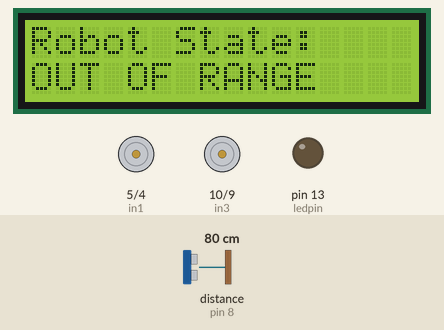
Simulated run of this sketch. Board: Arduino Uno, built with avr-gcc and run on an emulated ATmega328P. On the bench: 16×2 character LCD, motor-driver pin pairs drawn as motors (green arrow = first pin HIGH = forward, orange = second pin HIGH = backward, longer = more drive, scaled by the enable pin), output pins drawn as LEDs (lit = HIGH). Wiring (inferred from the names in the program): ultrasonic range finder: trigger pin 7; echo pin 8. The test bench sets the inputs (shaded band); at power-on: distance to the obstacle (sensor on pin 8) 80 cm. The echo pulse lasts 58.3 µs per cm; pins used as bus, display or sensor lines are not drawn; what the sketch prints to the serial monitor is not drawn.

Above: at 1.3 s.
1.4 s: distance to the obstacle (sensor on pin 8) set to 50 cm
4.4 s: distance to the obstacle (sensor on pin 8) set to 41 cm
At 5.2 s:
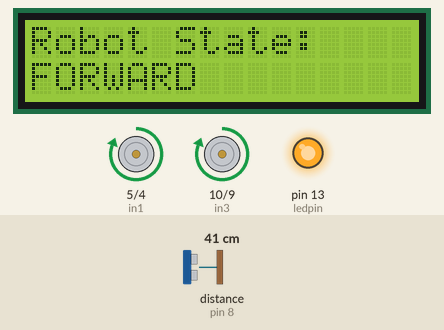
5.9 s: distance to the obstacle (sensor on pin 8) set to 34 cm
8.9 s: distance to the obstacle (sensor on pin 8) set to 28 cm
At 10.1 s:
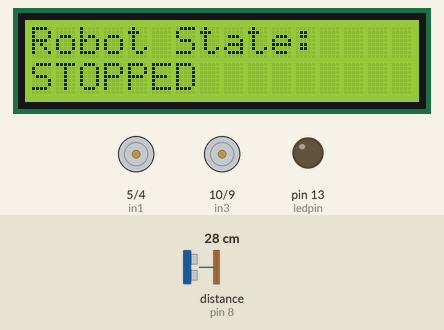
10.4 s: distance to the obstacle (sensor on pin 8) set to 19 cm
13.4 s: distance to the obstacle (sensor on pin 8) set to 14 cm
At 14.4 s:
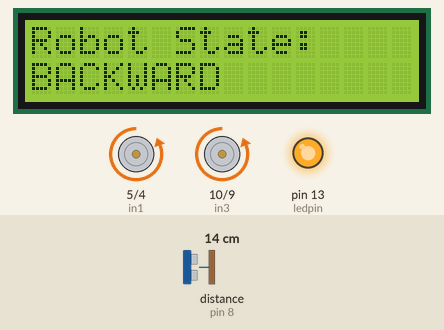
Timing chart, 0 to 15.9 s (numbered marks = the images above; inputs shaded):
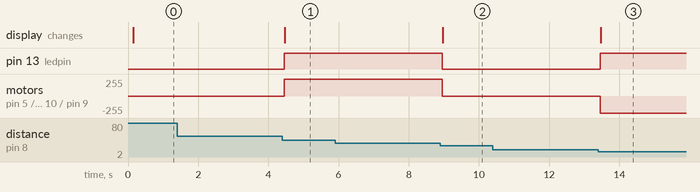

Measured:
- the behaviour switches between 47 and 46 cm on distance to the obstacle (sensor on pin 8) (found by bisection; images 0 and 1)
- the behaviour switches between 32 and 31 cm on distance to the obstacle (sensor on pin 8) (found by bisection; images 1 and 2)
- the behaviour switches between 17 and 16 cm on distance to the obstacle (sensor on pin 8) (found by bisection; images 2 and 3)
- after the input at 1.4 s, every drawn part: stays the same
- after the input at 4.4 s, pin 13 (ledpin): LOW → HIGH after 0.05 s; motor on pin 5 (in1) / pin 4 (in2), motor on pin 10 (in3) / pin 9 (in4): stopped → forward 255/255 after 0.05 s; the display: changes after 0.07 s (image 1)
- after the input at 5.9 s, every drawn part: stays the same
- after the input at 8.9 s, pin 13 (ledpin): HIGH → LOW after 0.06 s; motor on pin 5 (in1) / pin 4 (in2), motor on pin 10 (in3) / pin 9 (in4): forward 255/255 → stopped after 0.06 s; the display: changes after 0.08 s (image 2)
- after the input at 10.4 s, every drawn part: stays the same
- after the input at 13.4 s, pin 13 (ledpin): LOW → HIGH after 0.05 s; motor on pin 5 (in1) / pin 4 (in2), motor on pin 10 (in3) / pin 9 (in4): stopped → backward 255/255 after 0.05 s; the display: changes after 0.07 s (image 3)

The sketch:

Robotic_Behavio.ino
```cpp
// ---------------------------------------------------------------- //
// Arduino Origami Bot
// Created by USF Department of Engineering
// Using Arduino IDE 1.8.19
// Tested Oct. 4
// ---------------------------------------------------------------- //

#include <LiquidCrystal_I2C.h> // liquid crystal library
#include <Wire.h>
#include<stdlib.h>

LiquidCrystal_I2C lcd(0x27, 16, 2); // specifices how to refrence the LCD and it's characteristics


// define varibales

char array1[] = "Robot State:    ";
char array2[] = "STOPPED         ";
char array3[] = "BACKWARD        ";
char array4[] = "FORWARD         ";
char array5[] = "OUT OF RANGE    ";

int echoPin = 8; // attach pin D8 to pin Echo of HC-SR04
int trigPin = 7; // attach pin D7 to pin Trig of HC-SR04
int in1 = 5; // variable names for the L298N
int in2 = 4; // variable names for the L298N
int in3 = 10; // variable names for the L298N
int in4 = 9; // variable names for the +L298N
int ena = 3;
int enb = 11;

int LCDprev = 99; // helps to update the LCD state tracks previous
int LCDcurr = 100; // helps to update the LCD state tracks current

int ledpin = 13; //specify the LED pin to pin 13

int distance; // distance measurement

#define accuracy 5

int distances[accuracy];

int getDistanceNow(){
  digitalWrite (trigPin, LOW);//starts trig pin low
  delayMicroseconds (2); //waits for hardware to respond
  digitalWrite (trigPin, HIGH); //makes trig pin high
  delayMicroseconds (10) ; //continues high trig pin state for 10 microseconds
  digitalWrite (trigPin, LOW); //after 10 microseconds trig pin is brought low
  long duration = pulseIn (echoPin, HIGH); //reads echo as it receives the pulse and stores duration
  int dist = duration * 0.034 / 2; // Converts the time of flight to distance to object

  // Displays the distance on the serial Monitor
  return dist;
}

int compare (const void * a, const void * b)
{
  return ( *(int*)a - *(int*)b );
}

//yes I know remaking an ordered array can get costly but frankly it doesn't matter right now so no point in micro optimizing
int getDistance(){

  for(int i = 0; i < accuracy-1; i++){
    distances[i] = distances[i+1];
  }
  distances[accuracy - 1] = getDistanceNow();

  int orderedDistances[accuracy];

  for(int i = 0; i < accuracy; i++){
    orderedDistances[i] = distances[i];
  }
  qsort(orderedDistances, accuracy, sizeof(int), compare);
  Serial.print ("Distance: ");
  Serial.print (orderedDistances[accuracy/2]);
  Serial.println(" cm");
  return orderedDistances[accuracy/2];
}

void setup() {
  lcd.init(); // initializes LCD
  lcd.backlight(); // turn on backlight

  pinMode (trigPin, OUTPUT) ; // sonar digital pin mode for trig
  pinMode (echoPin, INPUT); // sonar digital pin mode for echo

  pinMode (in1, OUTPUT); // all L298N digital pins are outputs
  pinMode (in2, OUTPUT); // all L298N digital pins are outputs
  pinMode (in3, OUTPUT); // all L298N digital pins are outputs
  pinMode (in4, OUTPUT); // all L298N digital pins are outputs
  pinMode (ledpin, OUTPUT) ; // configure LCD pin as an output
  pinMode(ena, OUTPUT);
  pinMode(enb, OUTPUT);
  analogWrite(ena, 255); //ENA pin
  analogWrite(enb , 255); //ENB pin

  Serial.begin (9600) ; // use default of 9600 baud rate for serial communication

  lcd.setCursor(0, 0); // set cursor at top left
//  lcd.print("TEST");

  lcd.print (array1); //prints the first line "Robot State:
  for(int i = 0; i < accuracy; i++){
    distances[i] = getDistanceNow();
  }

}


void loop() {

/*
  NOTE: it is important only to update the LCD screen when a change of state has occured
  Otherwise, the program become inefficient. We only want to write to the LCD when
  there is a change in what the robot is doing. The LCDprey and LCDcurr variables
   help us to do this
*/
  LCDprev = LCDcurr;

  distance = getDistance();
  if (distance <= 15) {
    LCDcurr = 1;

    digitalWrite(in1, LOW);
    digitalWrite(in2, HIGH);
    digitalWrite(in3, LOW);
    digitalWrite(in4, HIGH);
    digitalWrite(ledpin, HIGH);

    if (LCDprev != LCDcurr) {
      lcd.setCursor(0, 1);
      lcd.print(array3);
      delay(10);
    }

  } else if (distance <= 30) {
    LCDcurr = 2;

    digitalWrite(in1, LOW);
    digitalWrite(in2, LOW);
    digitalWrite(in3, LOW);
    digitalWrite(in4, LOW);
    digitalWrite(ledpin, LOW);

    if (LCDprev != LCDcurr) {
      lcd.setCursor(0, 1);
      lcd.print(array2);
      delay(10);
    }

  } else if (distance <= 45) {
    LCDcurr = 3;

    digitalWrite(in1, HIGH);
    digitalWrite(in2, LOW);
    digitalWrite(in3, HIGH);
    digitalWrite(in4, LOW);
    digitalWrite(ledpin, HIGH);

    if (LCDprev != LCDcurr) {
      lcd.setCursor(0, 1);
      lcd.print(array4);
      delay(10);
    }

  } else {
    LCDcurr = 4;

    digitalWrite(in1, LOW);
    digitalWrite(in2, LOW);
    digitalWrite(in3, LOW);
    digitalWrite(in4, LOW);
    digitalWrite(ledpin, LOW);

    if (LCDprev != LCDcurr) {
      lcd.setCursor(0, 1);
      lcd.print(array5);
      delay(10);
    }

  }
  delay(10);

}
```
